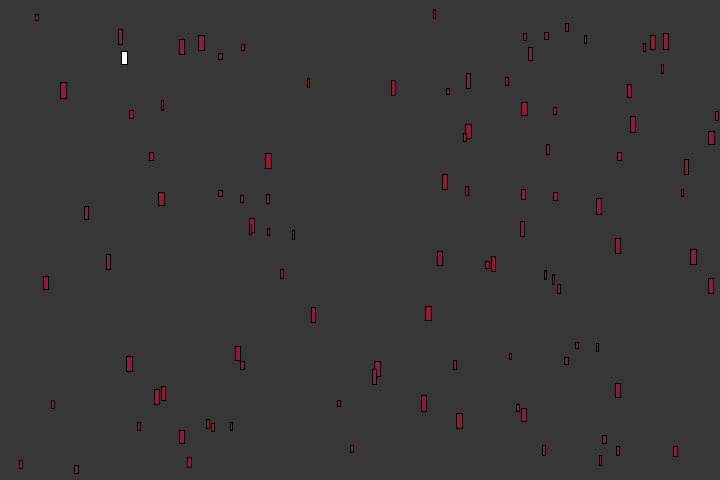
Frame 1 (no input)
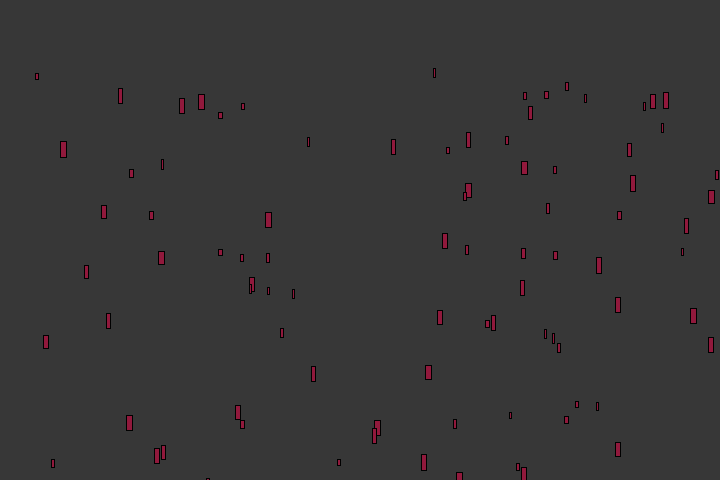
Frame 60 (the mouse pressed at the canvas centre just before this capture)
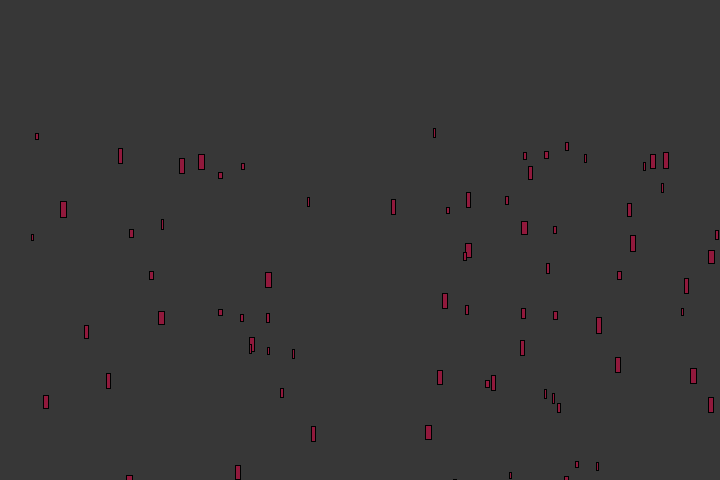
Frame 120 (the mouse held since frame 60 and released just before this capture)

The Processing sketch that drew these frames (run headless with seeded random() and noise(); from frame 60 on, the mouse is pressed at the canvas centre):

// Processing sketch: V_ArraysRain
// ── V_ArraysRain.pde
float  ancho;
float largo;

Rain[] gotas = new Rain[100];

void setup() {
  size(720, 480);
  for(int i = 0; i<gotas.length;i++){
    gotas[i]=new Rain();
  }
}

void draw() {
  background(55);
  ancho = random(2, 6);
  rect(random(255), random(300), ancho, ancho<=4?random(6, 10):random(13, 16));
  
    for(int i = 0; i<gotas.length;i++){
    gotas[i].display();
    gotas[i].fall();
  }
}

// ── Rain.pde
class Rain {
  float x;
  float y;
  float ancho;
  float largo;
  float speedY;

  Rain() {
    x = random(width);
    y = random(height);
    ancho = random(2, 6);
    largo = ancho<=4?random(6, 10):random(13, 16);
    speedY=1;
  }
  void display() {
    fill(145, 25, 60);
    rect(x, y, ancho, largo);
  }
  void fall() {
    y = y + speedY;
  }
}
